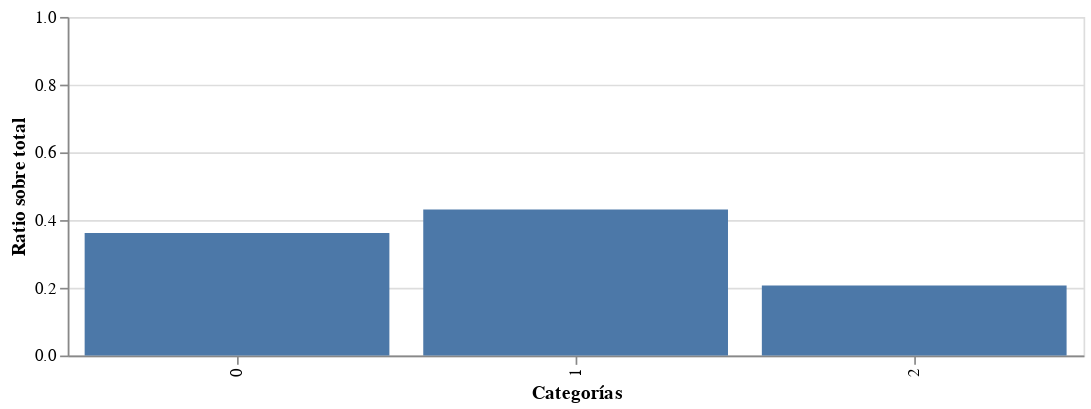

Notebook code cell kept with this figure:
### Code cell
counts = uberDf['label'].value_counts(normalize=True).reset_index()
counts.columns = ['target', 'ratio']

alt.Chart(counts).mark_bar().encode(
    x=alt.X('target:N', title='Categorías'),
    y=alt.Y('ratio:Q', scale=alt.Scale(domain=(0, 1)), title='Ratio sobre total'),
    tooltip=['target', 'ratio']
).properties(width=600, height=200)

### Figure 1 — Vega-Lite specification as saved in the notebook (floating-point values rounded to 4 significant figures)
{"config": {"view": {"continuousWidth": 400, "continuousHeight": 300}}, "data": {"name": "data-2b139f277bdddbebb50d5dea7add2c84"}, "mark": "bar", "encoding": {"tooltip": [{"field": "target", "type": "nominal"}, {"field": "ratio", "type": "quantitative"}], "x": {"field": "target", "title": "Categorías", "type": "nominal"}, "y": {"field": "ratio", "scale": {"domain": [0, 1]}, "title": "Ratio sobre total", "type": "quantitative"}}, "height": 200, "width": 600, "$schema": "https://vega.github.io/schema/vega-lite/v4.17.0.json", "datasets": {"data-2b139f277bdddbebb50d5dea7add2c84": [{"target": "1", "ratio": 0.4309}, {"target": "0", "ratio": 0.3621}, {"target": "2", "ratio": 0.207}]}}
